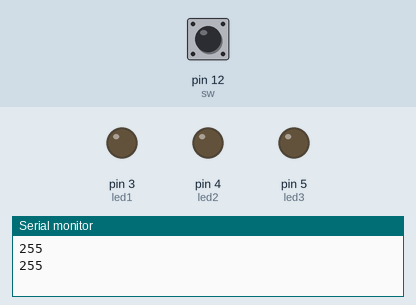
Recording of a sketch running on a simulated Arduino Uno, built with avr-gcc and run on an emulated ATmega328P. On the bench: output pins drawn as LEDs (lit = HIGH), the last lines printed to the serial monitor. Inputs (shaded band) come from the test bench; at power-on: pin 12 (sw) HIGH. EEPROM starts erased.

Above: at 7.7 s.
7.8 s: pin 12 (sw) pulled LOW for 3 s
At 11.8 s:
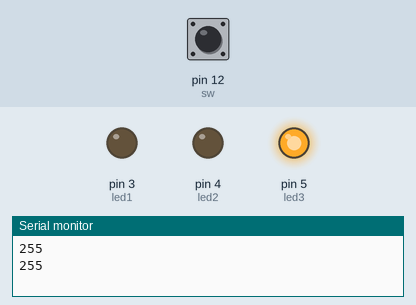
15.5 s: pin 12 (sw) pulled LOW for 3 s
At 19.0 s:
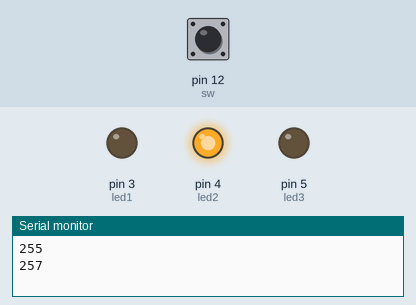
22.6 s: pin 12 (sw) pulled LOW for 3 s
At 25.0 s:
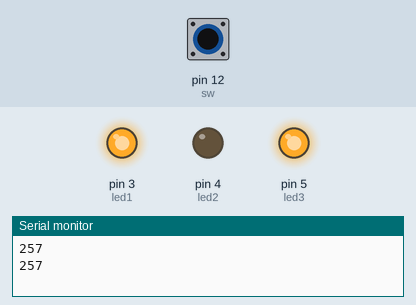
27.1 s: pin 12 (sw) pulled LOW for 3 s
At 27.9 s:
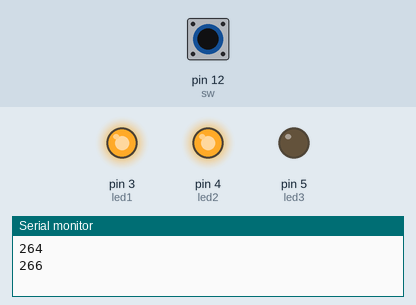
31.7 s: pin 12 (sw) pulled LOW for 3 s
At 32.9 s:
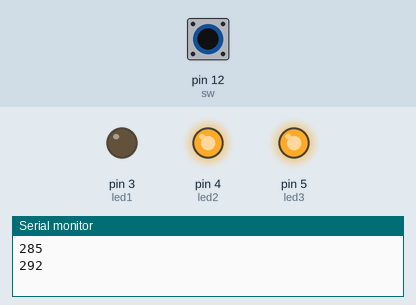
Timing chart, 0 to 36.2 s (numbered marks = the images above; inputs shaded):
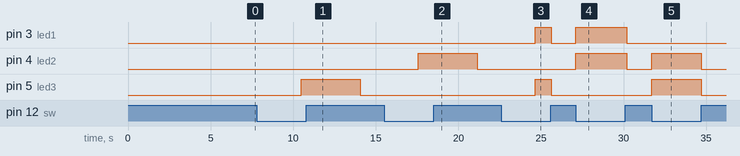

The sketch:

07_use_EEPROM.ino
```cpp
#include <EEPROM.h>

int led1 = 3;
int led2 = 4;
int led3 = 5;
int sw = 12;

int time[3] = {0, 1, 2};

int temp[3];
int index1;
int index2;

void setup() {
  pinMode(led1, OUTPUT);
  pinMode(led2, OUTPUT);
  pinMode(led3, OUTPUT);
  pinMode(sw, INPUT_PULLUP);

  Serial.begin(9600);

  if (EEPROM.read(0))
  {
    time[0] = EEPROM.read(0);
    time[1] = EEPROM.read(1);
    time[2] = EEPROM.read(2);
  }
}

void loop() {

  if (digitalRead(sw) == LOW)   //스위치 on
  {
    digitalWrite (index1 + 3, HIGH);
    time[index1] += 1;
    digitalWrite (index2 + 3, HIGH);
    time[index2] += 1;
    delay(100);
  }
  else                        //스위치 off
  {
    digitalWrite (led1, LOW);
    digitalWrite (led2, LOW);
    digitalWrite (led3, LOW);

    //배열 복사
    for (int i = 0; i < 3; i++)
    {
      temp[i] = time[i];
    }

    //오름차순 정렬
    for (int i = 0; i < 3; i++)
    {
      for (int j = 0; j < 3 - (i + 1); j++)
        if (temp[j] >= temp[j + 1])
        {
          int m = temp[j + 1];
          temp[j + 1] = temp[j];
          temp[j] = m;
        }
    }

    //index 초기화
    for (int i = 0; i < 3; i++)
    {
      if (time[i] == temp[0]) index1 = i;
      if (time[i] == temp[1]) index2 = i;
    }
  }

  Serial.println(temp[0]);
  Serial.println(temp[1]);
  Serial.println(temp[2]);
  Serial.println(" ");

  EEPROM.write(0, time[0]);
  EEPROM.write(1, time[1]);
  EEPROM.write(2, time[2]);

  if (EEPROM.read(0) > 200)
  {
    for (int i = 0 ; i < EEPROM.length() ; i++) {
      EEPROM.write(i, 0);
    }
  }
}
```

Measured:
- after the input at 7.8 s, pin 5 (led3): LOW → HIGH after 2.7 s, → LOW 3.6 s later
- after the input at 15.5 s, pin 4 (led2): LOW → HIGH after 2.1 s, → LOW 3.6 s later
- after the input at 22.6 s, pin 3 (led1), pin 5 (led3): LOW → HIGH after 2.0 s, → LOW 1.0 s later
- after the input at 27.1 s, pin 3 (led1), pin 4 (led2): LOW → HIGH at once, → LOW 3.1 s later
- after the input at 31.7 s, pin 4 (led2), pin 5 (led3): LOW → HIGH at once, → LOW 3.0 s later
